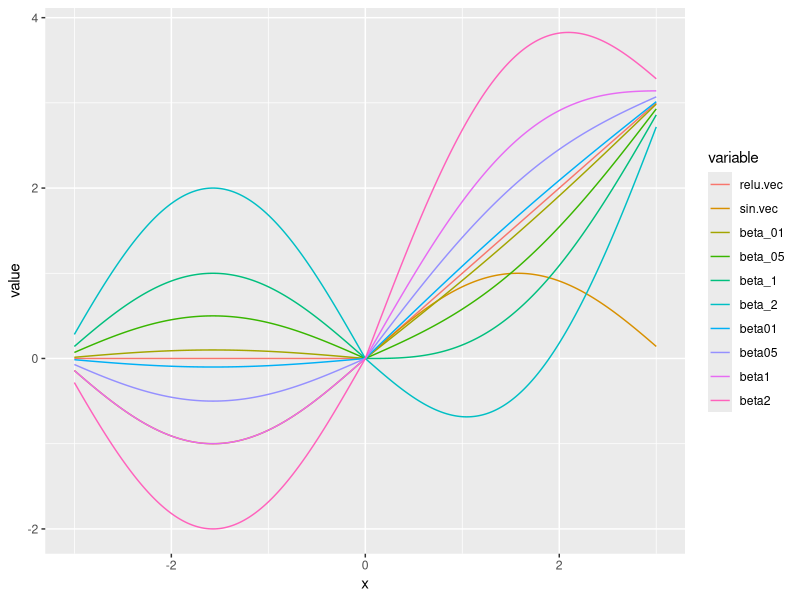

The R script that drew this image:
library(ggplot2)
library(reshape2)

x <- seq(-3, 3, by=0.01)
relu <- function(x) {
    return(sapply(x, FUN=max, 0))
}
sigmoid <- function(x) {
    return(1 / (1 + exp(-x)))
}

relu.vec <- relu(x)
# sigmoid.vec <- sigmoid(x)

# df <- data.frame(x, relu.vec, sigmoid.vec)
# df$beta_01 <- relu.vec - 0.1 * sigmoid.vec
# df$beta_05 <- relu.vec - 0.5 * sigmoid.vec
# df$beta_1 <- relu.vec - sigmoid.vec
# df$beta_2 <- relu.vec - 2 * sigmoid.vec
# df$beta01 <- relu.vec + 0.1 * sigmoid.vec
# df$beta05 <- relu.vec + 0.5 * sigmoid.vec
# df$beta1 <- relu.vec + sigmoid.vec
# df$beta2 <- relu.vec + 2 * sigmoid.vec

# plot.df <- melt(df, id='x')
# ggplot(plot.df, aes(x=x, y=value, colour=variable)) +
#     geom_line()

sin.vec <- sin(x)
df <- data.frame(x, relu.vec, sin.vec)
df$beta_01 <- relu.vec - 0.1 * sin.vec
df$beta_05 <- relu.vec - 0.5 * sin.vec
df$beta_1 <- relu.vec - sin.vec
df$beta_2 <- relu.vec - 2 * sin.vec
df$beta01 <- relu.vec + 0.1 * sin.vec
df$beta05 <- relu.vec + 0.5 * sin.vec
df$beta1 <- relu.vec + sin.vec
df$beta2 <- relu.vec + 2 * sin.vec

plot.df <- melt(df, id='x')
ggplot(plot.df, aes(x=x, y=value, colour=variable)) +
    geom_line()